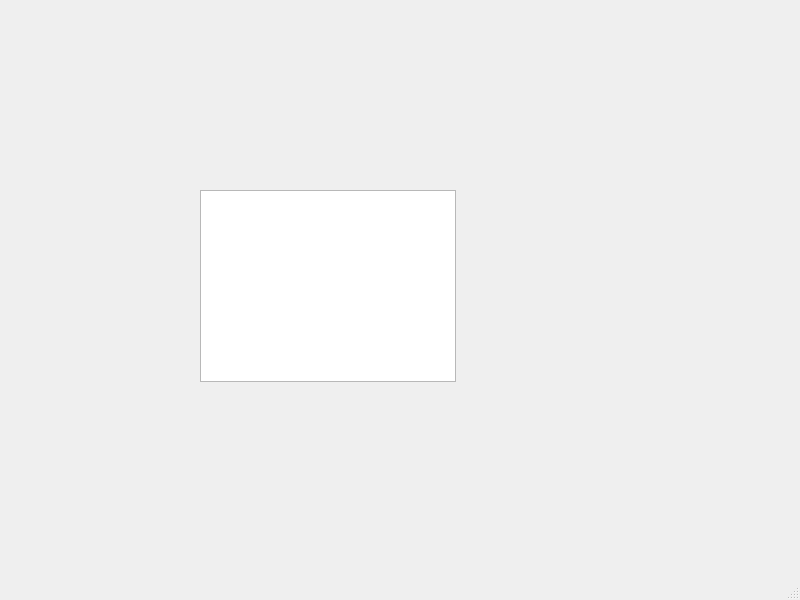
<?xml version="1.0" encoding="UTF-8"?>
<ui version="4.0">
 <class>MainWindow</class>
 <widget class="QMainWindow" name="MainWindow">
  <property name="geometry">
   <rect>
    <x>0</x>
    <y>0</y>
    <width>800</width>
    <height>600</height>
   </rect>
  </property>
  <property name="windowTitle">
   <string>MainWindow</string>
  </property>
  <widget class="QWidget" name="centralwidget">
   <widget class="QTableView" name="tableView">
    <property name="geometry">
     <rect>
      <x>200</x>
      <y>190</y>
      <width>256</width>
      <height>192</height>
     </rect>
    </property>
   </widget>
  </widget>
  <widget class="QMenuBar" name="menubar">
   <property name="geometry">
    <rect>
     <x>0</x>
     <y>0</y>
     <width>800</width>
     <height>22</height>
    </rect>
   </property>
  </widget>
  <widget class="QStatusBar" name="statusbar"/>
 </widget>
 <resources/>
 <connections/>
</ui>
